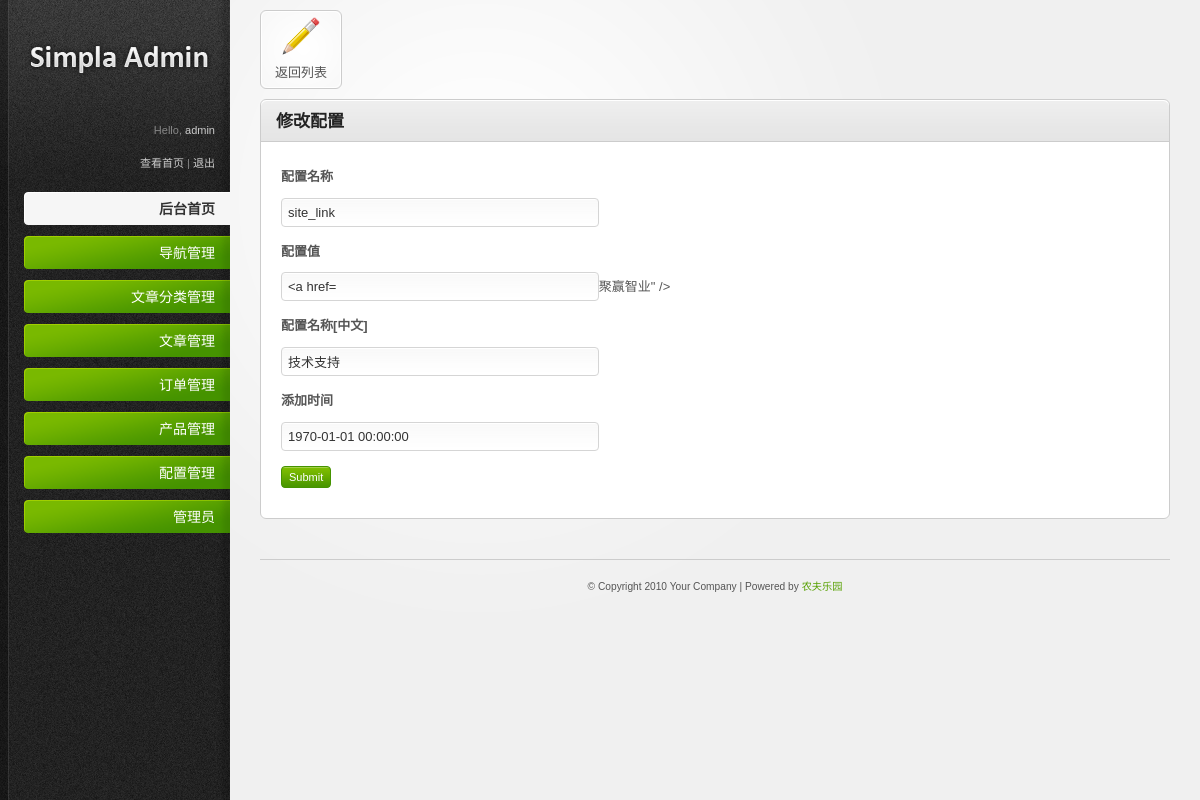
The page /admin/setting_edit.php?set_id=24 (signed in) on the database its author committed.
### tables this page shows
CREATE TABLE `pre_settings` (
  `set_id` int(11) NOT NULL AUTO_INCREMENT,
  `set_name` varchar(45) DEFAULT NULL COMMENT '设置名称[英文]',
  `set_value` text COMMENT '设置值',
  `set_time` varchar(45) DEFAULT NULL COMMENT '添加时间',
  `set_title` varchar(200) DEFAULT NULL COMMENT '设置名称[中文]',
  PRIMARY KEY (`set_id`)
);

### include/init.php (called while the page is built, shortened)
<?php
    $conn = mysql_connect("localhost","root","root");
    $pre_ ="pre_";
    include("extends_helper.php");
?>

### include/extends_helper.php (called while the page is built, shortened)
<?php
function getOne($sql){
	global $conn;
	$result=mysql_query($sql,$conn);
	$data=array();
	if($result && mysql_num_rows($result)>0){
		$data=mysql_fetch_assoc($result);
	}
	return $data;
}

### admin/setting_edit.php (the view, shortened to what this page needs)
<?php
    include("../include/init.php");
    $set_id = isset($_GET['set_id']) ? $_GET['set_id'] : 0;
    $sql = "SELECT * FROM {$pre_}settings WHERE set_id = $set_id";
    $set_one = getOne($sql);
?>
<!DOCTYPE html PUBLIC "-//W3C//DTD XHTML 1.0 Strict//EN" "http://www.w3.org/TR/xhtml1/DTD/xhtml1-strict.dtd">
<html xmlns="http://www.w3.org/1999/xhtml">
<head>
<link rel="stylesheet" href="../static/admin/css/reset.css" type="text/css" media="screen" />
<link rel="stylesheet" href="../static/admin/css/style.css" type="text/css" media="screen" />
<link rel="stylesheet" href="../static/admin/css/invalid.css" type="text/css" media="screen" />
<link rel="stylesheet" href="../static/css/style-validForm.css" type="text/css" media="screen" />
<link rel="stylesheet" href="../static/plugin/datePicker/datePicker.css" type="text/css" media="screen" />
<link rel="stylesheet" href="../include/kindeditor/themes/default/default.css" />
</head>
<body>
<div id="body-wrapper">
  <div id="sidebar">
     <?php include("menu.php");?>
  </div>
  <div id="main-content">
    <ul class="shortcut-buttons-set">
      <li><a class="shortcut-button" href="setting_list.php"><span> <img src="../static/admin/images/icons/pencil_48.png" alt="icon" /><br />
        返回列表</span></a></li>
    </ul>
    <div class="content-box">
      <div class="content-box-header">
        <h3>修改配置</h3>
      </div>
      <div class="content-box-content">
        <div class="tab-content default-tab" id="tab2">
          <form action="#" method="post" enctype="multipart/form-data" class="nav_form">
            <fieldset>
                <p>
                  <label>配置名称</label>
                 <input class="text-input small-input" datatype="/^[a-zA-Z]{1,20}$/" nullmsg="请填写英文1-20位" type="text" id="small-input" name="set_name" value="<?php echo $set_one['set_name'];?>" />
                </p>
                <p>
                  <label>配置值</label>
                 <input class="text-input small-input" type="text" datatype="*" nullmsg="不能为空" id="small-input" name="set_value" value="<?php echo $set_one['set_value'];?>" />
                </p>
                <p>
                  <label>配置名称[中文]</label>
                 <input class="text-input small-input" datatype="*1-20" nullmsg="请填写中文1-20位" type="text" id="small-input" name="set_title" value="<?php echo $set_one['set_title'];?>" />
                </p>
                <p>
                  <label>添加时间</label>
                 <input class="text-input small-input" datatype="*1-20" nullmsg="请填写1-20位" type="text" id="small-input" name="set_time" value="<?php echo date("Y-m-d H:i:s",$set_one['set_time']);?>" />
                </p>
                <p>
                  <input class="button" type="submit" value="Submit" />
                </p>
            </fieldset>
          </form>
        </div>
      </div>
    </div>
    <div id="footer" style="text-align: center;">
        <small>
            &#169; Copyright 2010 Your Company | Powered by <a href="#">农夫乐园</a>
        </small>
    </div>
  </div>
</div>
</body>
</html>

### static/admin/css/style.css (style rules this page uses)
html { font-size: 100%; height: 100%; margin-bottom: 1px; }
body { font-family: Arial, Helvetica, sans-serif; color: #555; background: #f0f0f0 url('../images/bg-body.gif') top left repeat-y; font-size: 12px; }
#body-wrapper { background: url('../images/bg-radial-gradient.gif') fixed 230px top no-repeat; }
h1, h2, h3, h4, h5, h6 { font-family: Helvetica, Arial, sans-serif; color: #222; font-weight: bold; }
h3 { font-size: 17px; padding: 0 0 10px 0; }
a { color: #57a000; text-decoration: none; }
small { font-size: 0.85em; }
p { padding: 5px 0 10px 0; line-height: 1.6em; }
.button { font-family: Verdana, Arial, sans-serif; display: inline-block; background: #459300 url('../images/bg-button-green.gif') top left repeat-x !important; border: 1px solid #459300 !important; padding: 4px 7px 4px 7px !important; color: #fff !important; font-size: 11px !important; cursor: pointer; }
#sidebar { background: url('../images/bg-sidebar.gif') top left no-repeat; width: 230px; height: 100%; position: absolute; left: 0; top: 0; color: #888; font-size: 11px; }
#main-content { margin: 0 30px 0 260px; }
#footer { border-top: 1px solid #ccc; margin: 40px 0 0 0; padding: 20px 0; font-size: 12px; }
#main-content ul, #main-content ol { padding: 10px 0; }
#main-content ul li { background: url('../images/icons/bullet_black.png') center left no-repeat; padding: 4px 0 4px 20px; }
.content-box { border: 1px solid #ccc; margin: 0 0 20px 0; background: #fff; }
.content-box-header { background: #e5e5e5 url('../images/bg-content-box.gif') top left repeat-x; margin-top: 1px; height: 40px; }
.content-box-header h3 { padding: 12px 15px 10px; float: left; }
.content-box-content { padding: 20px; font-size: 13px; border-top: 1px solid #ccc; }
.shortcut-button { border: 1px solid #ccc; background: #f7f7f7 url('../images/shortcut-button-bg.gif') top left no-repeat; display: block; width: 80px; margin: 0 0 10px 0; }
.shortcut-button span { border: 1px solid #fff; display:block; padding: 0px 0px 5px 0px; text-align: center; color: #555; font-size: 13px; line-height: 1.3em; }
ul.shortcut-buttons-set li { float: left; margin: 0 15px 0 0; padding: 0 !important; background: 0; }
form label { display: block; padding: 0 0 10px; font-weight: bold; }
form input.text-input, form select, form textarea, form .wysiwyg { padding: 6px; font-size: 13px; background: #fff url('../images/bg-form-field.gif') top left repeat-x; border: 1px solid #d5d5d5; color: #333; }
form .small-input { width: 35% !important; }

### static/admin/css/invalid.css (style rules this page uses)
.button, #main-content table tfoot td .bulk-actions select, .pagination a.number, form input.text-input, form textarea, form .wysiwyg, form select, .dp-popup { -moz-border-radius: 4px; -webkit-border-radius: 4px; border-radius: 4px; }
.content-box, .content-box-header, ul.content-box-tabs li a.current, .shortcut-button, .notification { -moz-border-radius: 6px; -webkit-border-radius: 6px; border-radius: 6px; }
.content-box-header { -moz-border-radius-bottomleft: 0; -moz-border-radius-bottomright: 0; -webkit-border-bottom-left-radius: 0; -webkit-border-bottom-right-radius: 0; border-bottom-left-radius: 0; border-bottom-right-radius: 0; }
.shortcut-button span { -moz-border-radius: 7px; -webkit-border-radius: 7px; border-radius: 7px; }

### rows shown on the page
pre_settings: set_name "site_link", set_value "聚赢智业", set_title "技术支持", set_time "1970-01-01 00:00:00"

### other values the page prints
$_SESSION['admin_name'] "admin"
